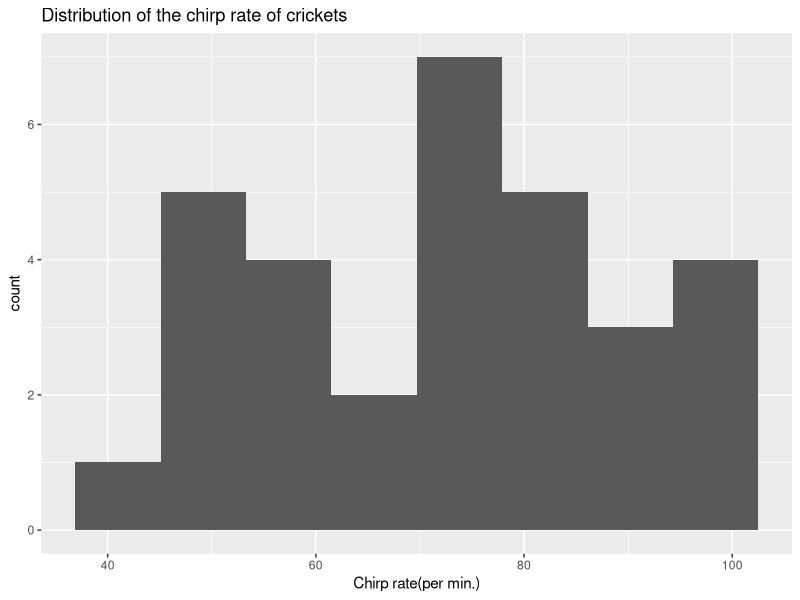
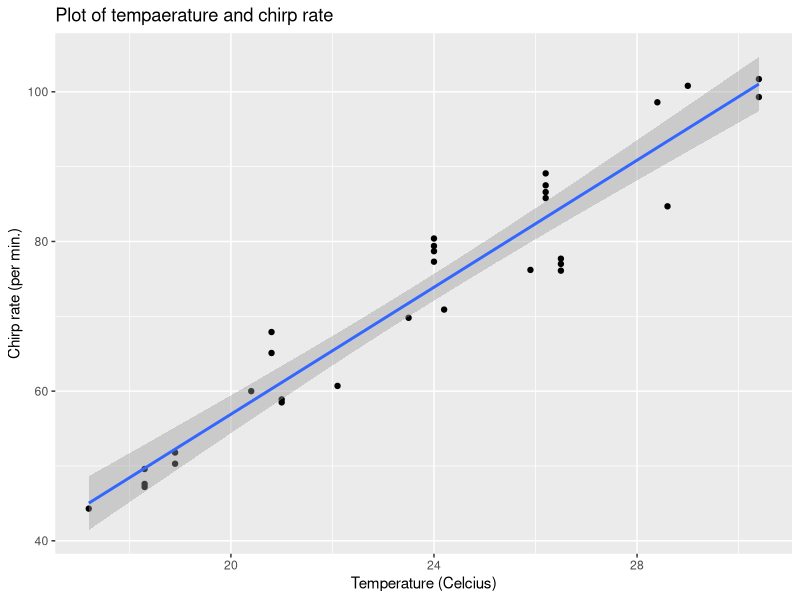
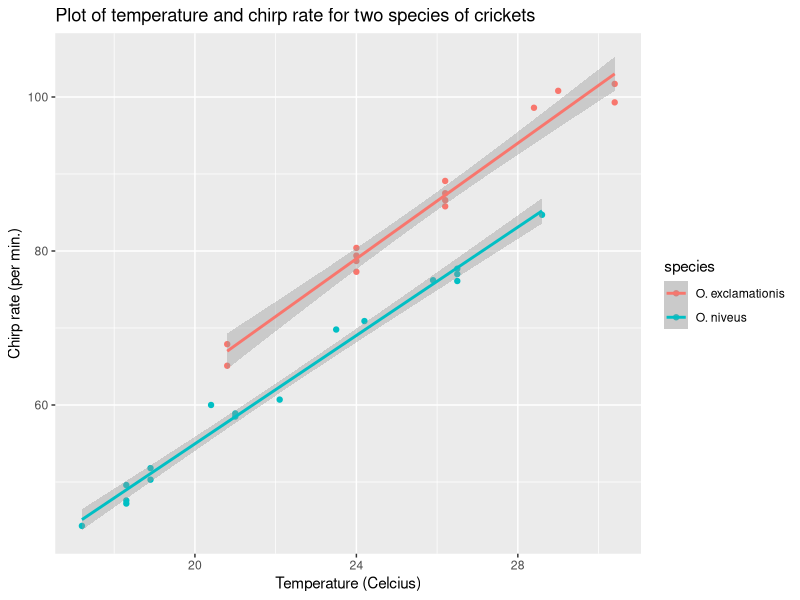

Write R code to recreate these figures, in order.
## ---- chunk 1
knitr::opts_chunk$set(echo = TRUE)
library('tidyverse') ; library('modeldata')
## ---- chunk 2
data(crickets, package = "modeldata")
names(crickets)
## ---- chunk 3
summary(crickets)
ggplot(crickets, aes(x = rate)) +
      geom_histogram(bins = 8) +
      ggtitle("Distribution of the chirp rate of crickets") +
      xlab('Chirp rate(per min.)')
## ---- chunk 4
ggplot(crickets, aes(x = temp, y = rate)) +
      geom_point() +
      geom_smooth(method = 'lm') +
      ggtitle("Plot of tempaerature and chirp rate") +
      ylab('Chirp rate (per min.)') + 
      xlab('Temperature (Celcius)')

temp_lm <- lm(rate ~ temp, crickets)
summary.lm(temp_lm)
## ---- chunk 5
ggplot(crickets, aes(x = temp, y = rate, color = species)) +
      geom_point() +
      geom_smooth(method = 'lm') +
      ggtitle("Plot of temperature and chirp rate for two species of crickets") +     ylab('Chirp rate (per min.)') +
      xlab('Temperature (Celcius)')

species_lm <- lm(rate ~ temp + species, crickets)

summary.lm(species_lm)
